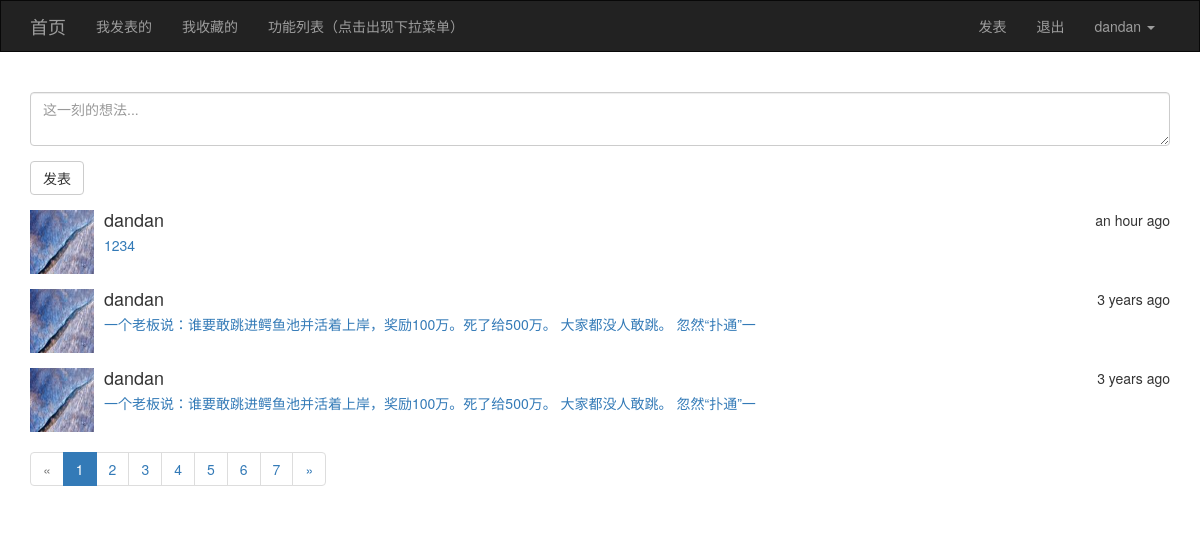
The page /user/mine/ (signed in) on the database its author committed.
### app/models/user.py (models this page shows, shortened)
class User(UserMixin, db.Model):
    __tablename__ = 'users'
    id = db.Column(db.Integer, primary_key=True)
    username = db.Column(db.String(32), unique=True)
    password_hash = db.Column(db.String(128))
    email = db.Column(db.String(64), unique=True)
    confirmed = db.Column(db.Boolean, default=False)
    icon = db.Column(db.String(64), default='default.jpg')
    posts = db.relationship('Posts', backref='user', lazy='dynamic')  # 动态加载
    favorites = db.relationship('Posts', secondary='collections', backref=db.backref('users', lazy='dynamic'), lazy='dynamic')
    @property
    def password(self):
        raise AttributeError('密码是不可读属性')

### app/models/posts.py (models this page shows)
class Posts(db.Model):
    __tablename__ = 'posts'
    id = db.Column(db.Integer, primary_key=True)
    rid = db.Column(db.Integer, index=True, default=0)
    content = db.Column(db.Text)
    timestamp = db.Column(db.DateTime, default=datetime.utcnow)
    collect_count = db.Column(db.Integer, default=0)
    uid = db.Column(db.Integer, db.ForeignKey('users.id'))

### app/views/user.py (the view)
@user.route('/mine/', methods=['POST', 'GET'])
@login_required
def mine():
    form = PostsForm()
    page = request.args.get('page', 1, type=int)
    pagination = Posts.query.filter_by(uid=current_user.id).order_by(Posts.timestamp.desc()).paginate(page, per_page=3, error_out=False)
    mine_posts = pagination.items
    if form.validate_on_submit():
        u = current_user._get_current_object()  # 代理对象，获取当前的登陆用户
        p = Posts(content=form.content.data, user=u)
        db.session.add(p)
        return redirect(url_for('user.mine'))
    return render_template('user/mine.html', form=form, mine_posts=mine_posts, pagination=pagination)

### app/forms/posts.py
class PostsForm(FlaskForm):
    content = TextAreaField('',render_kw={'placeholder' : '这一刻的想法...'}, validators=[DataRequired()])
    submit = SubmitField('发表')

### app/models/user.py (called while the page is built)
@login_manager.user_loader
def load_user(uid):
    return User.query.get(int(uid))

### app/templates/user/mine.html (shortened to what this page needs)
{% extends 'common/base.html' %}
{% from 'common/macro.html' import pagination_show %}
{% block page_content %}
    {{ wtf.quick_form(form) }}
    {% for post in mine_posts %}
        <div class="media">
          <div class="media-left">
            <a href="#">
              <img class="media-object" src="{{ url_for('static', filename='upload/' + post.user.icon) }}" alt="头像" style="width: 64px; height: 64px">
            </a>
          </div>
          <div class="media-body">
              <div style="float:right;">
                  {{ moment(post.timestamp).fromNow() }}
              </div>
            <h4 class="media-heading">{{ post.user.username }}</h4>
            <a href="{{ url_for('main.post_detail', id=post.id) }}">{{ post.content }}</a>
          </div>
        </div>
    {% endfor %}
    {{ pagination_show(pagination, 'user.mine') }}
{% endblock %}

### app/templates/common/base.html (shortened to what this page needs)
{% extends 'bootstrap/base.html' %}
{% import 'bootstrap/wtf.html' as wtf %}
{% block styles %}
    {{ super() }}
{% endblock %}
{% block navbar %}
    <nav class="navbar navbar-inverse" style="border-radius: 0px;">
        <div class="container">
            <div class="navbar-header">
                <a class="navbar-brand" href="{{ url_for('main.index') }}">首页</a>
            </div>
            <div class="collapse navbar-collapse">
                <ul class="nav navbar-nav">
                    <li><a href="{{ url_for('user.mine') }}">我发表的</a></li>
                    <li><a href="{{ url_for('user.favorite') }}">我收藏的</a></li>
                    <li onclick = "f('sub_menu_1')"><a>功能列表（点击出现下拉菜单）</a>
                    </li>
                </ul>
                <ul class="nav navbar-nav navbar-right">
                <li><a href="{{ url_for('posts.pub') }}">发表</a></li>
                {% if current_user.is_authenticated %}
                    <li><a href="{{ url_for('user.logout') }}">退出</a></li>
                    <li class="dropdown">
                        <a href="#" class="dropdown-toggle" data-toggle="dropdown" role="button" aria-haspopup="true"
                           aria-expanded="false">{{ current_user.username }} <span class="caret"></span></a>
                    </li>
                {% else %}
                    <li><a href="{{ url_for('user.register') }}">注册</a></li>
                    <li><a href="{{ url_for('user.login') }}">登录</a></li>
                {% endif %}
                </ul>
            </div>
        </div>
    </nav>
{% endblock %}
{% block content %}
    <div class="container">
        {% block page_content %}默认内容{% endblock %}
    </div>
{% endblock %}

### rows shown on the page
User: username "dandan"
Posts: icon (picture), timestamp "an hour ago", user.username "dandan", content "1234"
Posts: icon (picture), timestamp "3 years ago", user.username "dandan", content "一个老板说：谁要敢跳进鳄鱼池并活着上岸，奖励100万。死了给500万。 大家都没人敢跳。 忽然“扑通”一"
Posts: icon (picture), timestamp "3 years ago", user.username "dandan", content "一个老板说：谁要敢跳进鳄鱼池并活着上岸，奖励100万。死了给500万。 大家都没人敢跳。 忽然“扑通”一"

### other values the page prints
{{ p }} "1" "2" "3" "4" "5" "6" "7"
